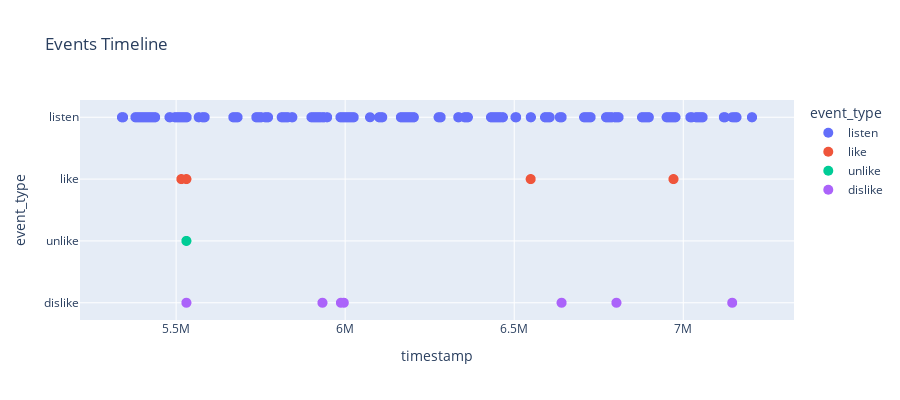

The notebook cell saved with this chart:
### Code cell
import plotly.express as px

fig = px.scatter(
    data[data["uid"] == 997500][3000:5000] ,
    x = "timestamp",
    y = "event_type",
    color = "event_type",
    title = "Events Timeline",
    height = 400
)

fig.update_traces(marker=dict(size=10))
fig.show()

### Figure 1 — Plotly figure (JSON) as saved in the notebook; plotly's stock layout.template omitted (floating-point values rounded to 4 significant figures; data arrays with more than 128 entries replaced by an {"elided": "..."} marker saying what was removed)
{"data": [{"hovertemplate": "event_type=%{y}<br>timestamp=%{x}<extra></extra>", "legendgroup": "listen", "marker": {"color": "#636efa", "size": 10, "symbol": "circle"}, "mode": "markers", "name": "listen", "showlegend": true, "type": "scattergl", "x": {"elided": "1988 int values"}, "xaxis": "x", "y": {"elided": "1988 str values"}, "yaxis": "y"}, {"hovertemplate": "event_type=%{y}<br>timestamp=%{x}<extra></extra>", "legendgroup": "like", "marker": {"color": "#EF553B", "size": 10, "symbol": "circle"}, "mode": "markers", "name": "like", "showlegend": true, "type": "scattergl", "x": [5515445, 5530305, 6548665, 6970960], "xaxis": "x", "y": ["like", "like", "like", "like"], "yaxis": "y"}, {"hovertemplate": "event_type=%{y}<br>timestamp=%{x}<extra></extra>", "legendgroup": "unlike", "marker": {"color": "#00cc96", "size": 10, "symbol": "circle"}, "mode": "markers", "name": "unlike", "showlegend": true, "type": "scattergl", "x": [5530305], "xaxis": "x", "y": ["unlike"], "yaxis": "y"}, {"hovertemplate": "event_type=%{y}<br>timestamp=%{x}<extra></extra>", "legendgroup": "dislike", "marker": {"color": "#ab63fa", "size": 10, "symbol": "circle"}, "mode": "markers", "name": "dislike", "showlegend": true, "type": "scattergl", "x": [5530310, 5932795, 5987425, 5996005, 6640065, 6802250, 7144770], "xaxis": "x", "y": ["dislike", "dislike", "dislike", "dislike", "dislike", "dislike", "dislike"], "yaxis": "y"}], "layout": {"height": 400, "legend": {"title": {"text": "event_type"}, "tracegroupgap": 0}, "title": {"text": "Events Timeline"}, "xaxis": {"anchor": "y", "domain": [0, 1], "title": {"text": "timestamp"}}, "yaxis": {"anchor": "x", "categoryarray": ["dislike", "unlike", "like", "listen"], "categoryorder": "array", "domain": [0, 1], "title": {"text": "event_type"}}}}
